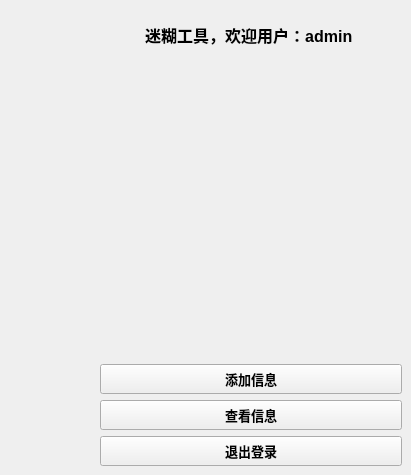
   <widget class="QWidget" name="tab_menu">
    <attribute name="title">
     <string>menu</string>
    </attribute>
    <widget class="QWidget" name="verticalLayoutWidget">
     <property name="geometry">
      <rect>
       <x>100</x>
       <y>20</y>
       <width>302</width>
       <height>446</height>
      </rect>
     </property>
     <layout class="QVBoxLayout" name="vl_menu">
      <item>
       <widget class="QLabel" name="label_menu_user">
        <property name="minimumSize">
         <size>
          <width>0</width>
          <height>30</height>
         </size>
        </property>
        <property name="maximumSize">
         <size>
          <width>16777215</width>
          <height>30</height>
         </size>
        </property>
        <property name="baseSize">
         <size>
          <width>0</width>
          <height>30</height>
         </size>
        </property>
        <property name="font">
         <font>
          <pointsize>12</pointsize>
          <weight>75</weight>
          <bold>true</bold>
         </font>
        </property>
        <property name="text">
         <string>迷糊工具，欢迎用户：admin </string>
        </property>
        <property name="alignment">
         <set>Qt::AlignCenter</set>
        </property>
       </widget>
      </item>
      <item>
       <widget class="QLabel" name="label_menu_logo">
        <property name="minimumSize">
         <size>
          <width>300</width>
          <height>300</height>
         </size>
        </property>
        <property name="text">
         <string/>
        </property>
        <property name="pixmap">
         <pixmap>img/icon.svg</pixmap>
        </property>
        <property name="alignment">
         <set>Qt::AlignCenter</set>
        </property>
       </widget>
      </item>
      <item>
       <widget class="QPushButton" name="btn_menu_add">
        <property name="sizePolicy">
         <sizepolicy hsizetype="Minimum" vsizetype="Fixed">
          <horstretch>0</horstretch>
          <verstretch>30</verstretch>
         </sizepolicy>
        </property>
        <property name="minimumSize">
         <size>
          <width>0</width>
          <height>30</height>
         </size>
        </property>
        <property name="baseSize">
         <size>
          <width>0</width>
          <height>30</height>
         </size>
        </property>
        <property name="font">
         <font>
          <pointsize>10</pointsize>
          <weight>75</weight>
          <bold>true</bold>
         </font>
        </property>
        <property name="text">
         <string>添加信息</string>
        </property>
       </widget>
      </item>
      <item>
       <widget class="QPushButton" name="btn_menu_show">
        <property name="sizePolicy">
         <sizepolicy hsizetype="Minimum" vsizetype="Fixed">
          <horstretch>0</horstretch>
          <verstretch>30</verstretch>
         </sizepolicy>
        </property>
        <property name="minimumSize">
         <size>
          <width>0</width>
          <height>30</height>
         </size>
        </property>
        <property name="baseSize">
         <size>
          <width>0</width>
          <height>30</height>
         </size>
        </property>
        <property name="font">
         <font>
          <pointsize>10</pointsize>
          <weight>75</weight>
          <bold>true</bold>
         </font>
        </property>
        <property name="text">
         <string>查看信息</string>
        </property>
       </widget>
      </item>
      <item>
       <widget class="QPushButton" name="btn_menu_exit">
        <property name="sizePolicy">
         <sizepolicy hsizetype="Minimum" vsizetype="Fixed">
          <horstretch>0</horstretch>
          <verstretch>30</verstretch>
         </sizepolicy>
        </property>
        <property name="minimumSize">
         <size>
          <width>0</width>
          <height>30</height>
         </size>
        </property>
        <property name="baseSize">
         <size>
          <width>0</width>
          <height>30</height>
         </size>
        </property>
        <property name="font">
         <font>
          <pointsize>10</pointsize>
          <weight>75</weight>
          <bold>true</bold>
         </font>
        </property>
        <property name="text">
         <string>退出登录</string>
        </property>
       </widget>
      </item>
     </layout>
    </widget>
   </widget>
